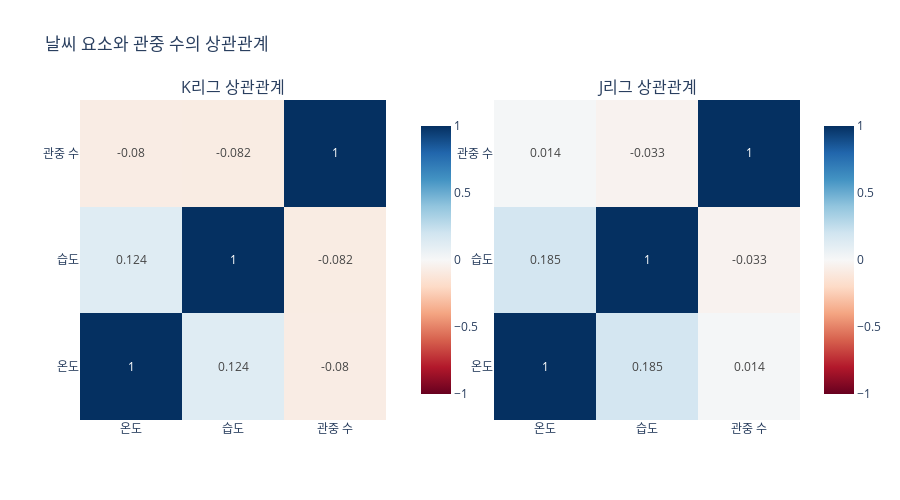

Write notebook code for a chart like this one.
### Code cell
# Plotly 시각화 7: 상관관계 히트맵
fig7 = make_subplots(
    rows=1, cols=2,
    subplot_titles=('K리그 상관관계', 'J리그 상관관계'),
    horizontal_spacing=0.15
)

# K리그 히트맵
fig7.add_trace(
    go.Heatmap(
        z=corr_k.values,
        x=['온도', '습도', '관중 수'],
        y=['온도', '습도', '관중 수'],
        colorscale='RdBu',
        zmid=0,
        text=corr_k.values.round(3),
        texttemplate='%{text}',
        textfont={"size": 12},
        colorbar=dict(x=0.46, len=0.9)
    ),
    row=1, col=1
)

# J리그 히트맵
fig7.add_trace(
    go.Heatmap(
        z=corr_j.values,
        x=['온도', '습도', '관중 수'],
        y=['온도', '습도', '관중 수'],
        colorscale='RdBu',
        zmid=0,
        text=corr_j.values.round(3),
        texttemplate='%{text}',
        textfont={"size": 12},
        colorbar=dict(x=1.02, len=0.9)
    ),
    row=1, col=2
)

fig7.update_layout(
    title='날씨 요소와 관중 수의 상관관계',
    height=500
)

fig7.show()

### Figure 1 — Plotly figure (JSON) as saved in the notebook; plotly's stock layout.template omitted (floating-point values rounded to 4 significant figures)
{"data": [{"colorbar": {"len": 0.9, "x": 0.46}, "colorscale": [[0, "rgb(103,0,31)"], [0.1, "rgb(178,24,43)"], [0.2, "rgb(214,96,77)"], [0.3, "rgb(244,165,130)"], [0.4, "rgb(253,219,199)"], [0.5, "rgb(247,247,247)"], [0.6, "rgb(209,229,240)"], [0.7, "rgb(146,197,222)"], [0.8, "rgb(67,147,195)"], [0.9, "rgb(33,102,172)"], [1, "rgb(5,48,97)"]], "text": [[1.0, 0.124, -0.08], [0.124, 1.0, -0.082], [-0.08, -0.082, 1.0]], "textfont": {"size": 12}, "texttemplate": "%{text}", "type": "heatmap", "x": ["온도", "습도", "관중 수"], "xaxis": "x", "y": ["온도", "습도", "관중 수"], "yaxis": "y", "z": [[1.0, 0.1238, -0.08029], [0.1238, 1.0, -0.08156], [-0.08029, -0.08156, 1.0]], "zmid": 0}, {"colorbar": {"len": 0.9, "x": 1.02}, "colorscale": [[0, "rgb(103,0,31)"], [0.1, "rgb(178,24,43)"], [0.2, "rgb(214,96,77)"], [0.3, "rgb(244,165,130)"], [0.4, "rgb(253,219,199)"], [0.5, "rgb(247,247,247)"], [0.6, "rgb(209,229,240)"], [0.7, "rgb(146,197,222)"], [0.8, "rgb(67,147,195)"], [0.9, "rgb(33,102,172)"], [1, "rgb(5,48,97)"]], "text": [[1.0, 0.185, 0.014], [0.185, 1.0, -0.033], [0.014, -0.033, 1.0]], "textfont": {"size": 12}, "texttemplate": "%{text}", "type": "heatmap", "x": ["온도", "습도", "관중 수"], "xaxis": "x2", "y": ["온도", "습도", "관중 수"], "yaxis": "y2", "z": [[1.0, 0.1849, 0.01399], [0.1849, 1.0, -0.03293], [0.01399, -0.03293, 1.0]], "zmid": 0}], "layout": {"annotations": [{"font": {"size": 16}, "showarrow": false, "text": "K리그 상관관계", "x": 0.2125, "xanchor": "center", "xref": "paper", "y": 1, "yanchor": "bottom", "yref": "paper"}, {"font": {"size": 16}, "showarrow": false, "text": "J리그 상관관계", "x": 0.7875, "xanchor": "center", "xref": "paper", "y": 1, "yanchor": "bottom", "yref": "paper"}], "height": 500, "title": {"text": "날씨 요소와 관중 수의 상관관계"}, "xaxis": {"anchor": "y", "domain": [0, 0.425]}, "xaxis2": {"anchor": "y2", "domain": [0.575, 1]}, "yaxis": {"anchor": "x", "domain": [0, 1]}, "yaxis2": {"anchor": "x2", "domain": [0, 1]}}}
